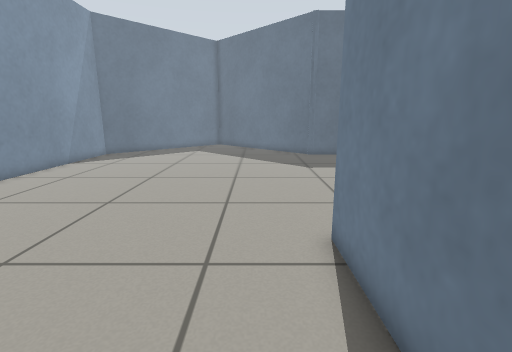
view 1 (above)

12 first-person views from a walk through a robot-simulator world made for Gazebo. The camera is 0.71 m above the floor, tilts 12° down and sees 85° across. The floor is counted in squares, 0.25 m on a side. Each view is taken from the middle of a square. On the plan, view 1 faces up. The plan holds only what a view shows up to about 19 squares ahead; the rest is blank.

view 2
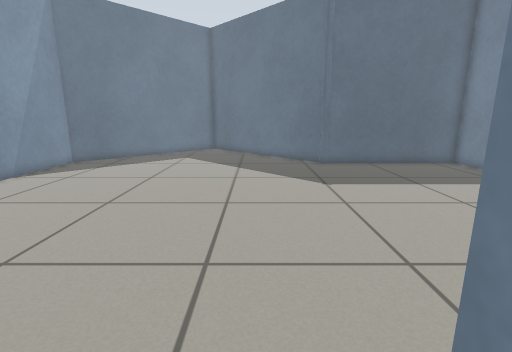

view 3
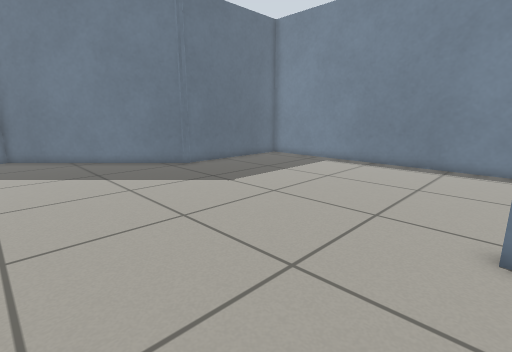

view 4
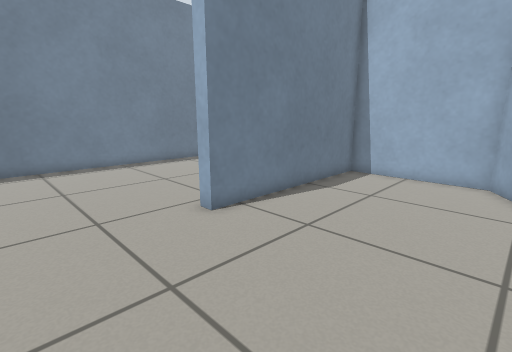

view 5
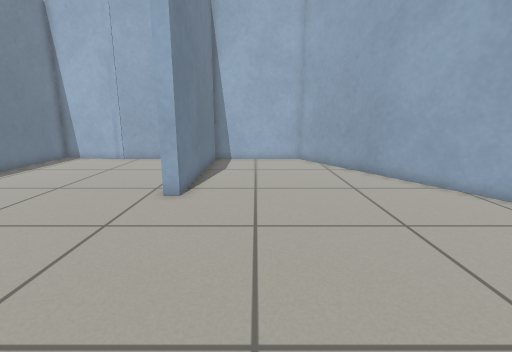

view 6
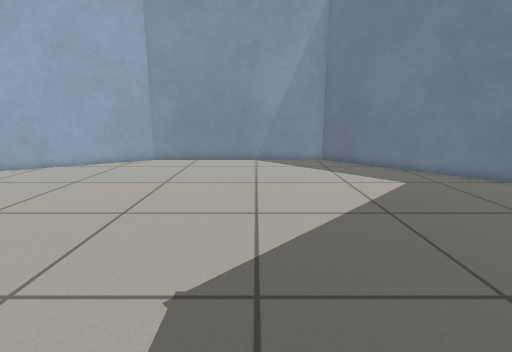

view 7
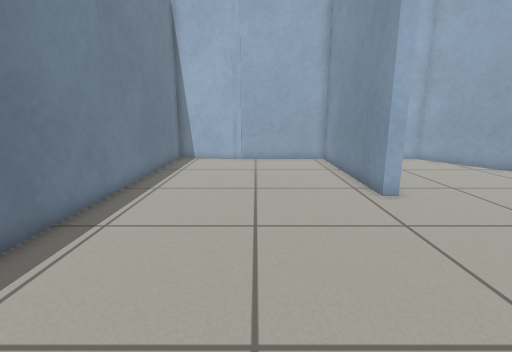

view 8
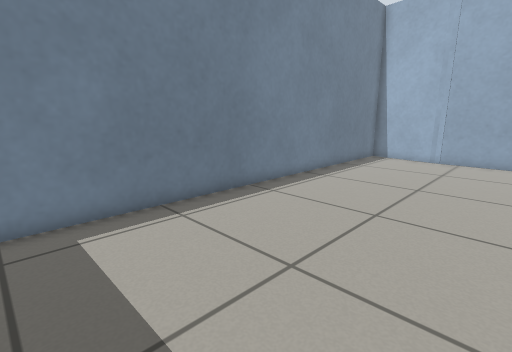

view 9
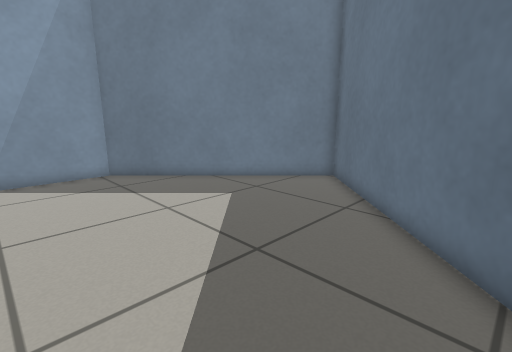

view 10
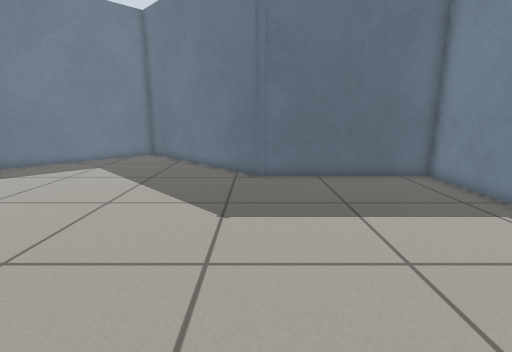

view 11
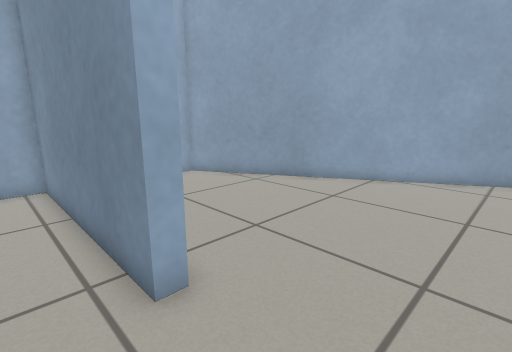

view 12
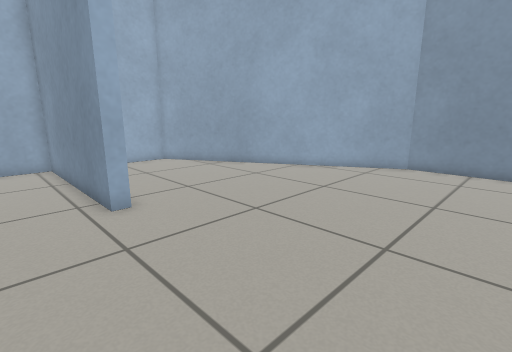

### Floor plan
Points are (right, up) in squares from view 1. A wall is a line through its corners. A room is listed if a view was taken in it or the views show most of it. See-through windows are left out.
Room 1 (views 1, 2, 3, 4, 5, 6, 7, 8, 9, 10, 11, 12)
walls: (4.3, 21.1) (-3.8, 29.2) (-11.5, 21.4) (-11.5, 10.2) (-4, -2.9) (1.8, -2.9) (1.8, 6.2) (2.4, 6.2) (2.4, -2.9) (8.6, -2.9); (7.9, -2.9) (12.4, -3.5) (12.4, 21.2) (3.9, 21.2)

Where each view was taken, in squares from view 1:
view 1: 0 up, 0 right, facing up
view 2: 4 up, 0 right, facing up
view 3: 6 up, 5 left, facing up-right
view 4: 11 up, 5 left, facing down-right
view 5: 16 up, 1 left, facing down
view 6: 17 up, 7 right, facing left
view 7: 16 up, 7 right, facing down
view 8: 17 up, 4 right, facing down-right
view 9: 17 up, 3 right, facing up-left
view 10: 8 up, 4 right, facing up
view 11: 10 up, 4 right, facing down-left
view 12: 15 up, 5 right, facing down-left
